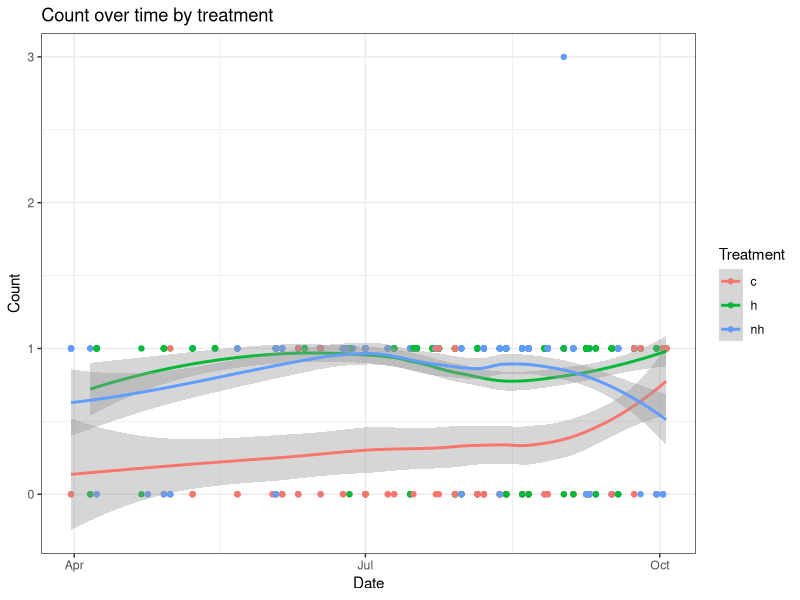

The R script that drew this image: (Note: this script raises an error after producing the figure.)
## ---- chunk 1
# Set global chunk options
# Hide messages and warnings by default, but display code and results
knitr::opts_chunk$set(echo = TRUE, message = FALSE, warning = FALSE)
## ---- chunk 2
# Load necessary libraries for data analysis and statistical modeling
# These packages provide essential functions for working with and analyzing the dataset
library(tidyverse)  # For data manipulation and visualization
library(lme4)       # For mixed effects models
library(car)        # For Anova function 
library(emmeans)    # For estimated marginal means (post-hoc tests)
library(readxl)     # For reading Excel files
library(dplyr)      # For data manipulation and joins

## ---- chunk 3

# Read in the datasets
insect_data <- read.csv("./data/raw/2024InsectData.csv")
flower_data <- read_excel("./data/raw/2024FlowerData.xlsx")
specimen_data <- read_excel("./data/raw/2024Specimens_Prelim_ID.xlsx")

# Examine the structure of each dataset to confirm column names
str(insect_data)
str(flower_data)
str(specimen_data)

# Join insect data with flower data using DateBlkTrtmnt key
insect_flower_joined <- insect_data %>%
  left_join(flower_data, by = "DateBlkTrtmnt")

# Join insect data with specimen data (Concat_DBT_sp_num matches DG_Spec_ID_code)
insect_specimen_joined <- insect_data %>%
  left_join(specimen_data, by = c("Concat_DBT_sp_num" = "DG_Spec_ID_code"))

# Create a comprehensive dataset joining all three tables
# First join insect and flower data, then join with specimen data
all_data_joined <- insect_data %>%
  left_join(flower_data, by = "DateBlkTrtmnt") %>%
  left_join(specimen_data, by = c("Concat_DBT_sp_num" = "DG_Spec_ID_code"))

#  Save the joined datasets
write_csv(insect_flower_joined, "insect_flower_joined.csv")
write_csv(insect_specimen_joined, "insect_specimen_joined.csv")
write_csv(all_data_joined, "all_data_joined.csv")


data<-insect_specimen_joined %>%
    select(Date, Block, Treatment, CountType, Insect.type, Jaime_Genus_ID.y, Jaime_Species_ID.y, Jaime_GenusSpeciesID.y, Jaime_Sex_ID.y, Count) %>% # Select relevant columns
  filter(!is.na(Count)) %>%  # Remove rows with missing Counts
  # Filter out rows where CountType is "snapshot"
  filter(CountType != "snapshot") %>%
  mutate(Date = as.Date(Date, format = "%d%b%Y"))  # Convert Date to Date type
  
## ---- chunk 4

# Convert categorical variables to factors
# R needs to know these are categorical for proper model specification
data$Block <- as.factor(data$Block)
data$Treatment <- as.factor(data$Treatment)
#data$species <- as.factor(data$species)
## ---- chunk 5
# Create a visualization of Counts over time by treatment
# This helps identify temporal patterns and treatment differences
ggplot(data, aes(x = Date, y = Count, color = Treatment)) +
  geom_point() +  # Plot individual data points
  geom_smooth(method = "loess") +  # Add smoothed trendlines for each treatment
  theme_bw() +  # Use a clean black and white theme for clarity
  labs(title = "Count over time by treatment",
       x = "Date", 
       y = "Count")
## ---- chunk 6
# Fit a Poisson GLM as the initial model for Count data
# Poisson distribution is commonly used for Count data, include Block as a Fixed Effect
model_poisson_block_fixed <- glm(Count ~ Treatment * Date + Block , # Include interaction between Treatment and Date
                    family = poisson(link = "log"), 
                    data = data)

# Check for overdispersion, which is common in ecological Count data
# Overdispersion occurs when variance exceeds the mean, if dispersion > 1.2, use negative binomial instead of Poisson
dispersion_stat <- sum(residuals(model_poisson, type = "pearson")^2) / df.residual(model_poisson)
print(paste("Dispersion statistic:", round(dispersion_stat, 2)))

# Summary of the model
summary(model_poisson_block_fixed)

# Model 2: Include Block as an interaction with Treatment
# This allows for treatment effects to vary across blocks
model_poisson_block_interaction <- glm(Count ~ Treatment * Date + Treatment * Block, 
                                      family = poisson(link = "log"), 
                                      data = data)

# Summary of the model with block interaction
summary(model_poisson_block_interaction)
  
## ---- chunk 7
# Conduct Type III ANOVA to test significance of main effects and interactions
# Type III tests each effect after controlling for all other effects
Anova(model_poisson_block_interacton, type = "III")
## ---- chunk 8
# Fit a mixed-effects model if Block should be treated as a random effect
# This acCounts for non-independence of observations within blocks
mixed_model <- glmer(Count ~ Treatment * Date  + (1|Block), 
                    family = poisson, 
                    data = data)

# Check if the mixed model converged properly
# Convergence issues are common in complex mixed models
if(is.null(mixed_model@optinfo$conv$lme4$messages)) {
  # If no convergence warnings, proceed with mixed model analysis
  # This indicates the model fitting was successful
  cat("Mixed effects model converged successfully\n")
  
  # Display detailed results of the mixed effects model
  # Shows fixed effects, random effects, and other parameters
  summary(mixed_model)
  
  # Conduct Type III ANOVA for the mixed model
  # Tests significance of effects in the mixed model framework
  car::Anova(mixed_model, type = "III")
} else {
  # If convergence issues occurred, fall back to the fixed effects model
  # This ensures we can still make valid inferences
  cat("Mixed effects model had convergence issues. Using fixed effects model instead.\n")
}
## ---- chunk 9
# Conduct post-hoc tests to compare treatment levels
# These provide pairwise comparisons with appropriate p-value adjustments
emmeans_result <- emmeans(final_model, pairwise ~ Treatment)
print(emmeans_result)


## ---- chunk 10
# Create a grid of values for prediction from the model
# This prepares data for visualizing model predictions
pred_data <- expand.grid(
  Treatment = unique(data$Treatment),  # Include all treatment levels
  Date = seq(min(data$Date), max(data$Date), length.out = 30),  # Create a sequence of dates
  species = unique(data$species)  # Include all species
)

# Add Block variable to prediction data
# Using the first block level for consistency in predictions
pred_data$Block <- levels(data$Block)[1]

# Generate model predictions on the response scale (Counts)
# Transform log predictions back to the original Count scale
pred_data$predicted <- predict(final_model, newdata = pred_data, type = "response")

# Create a visualization of model predictions over time
# This shows expected Counts for each treatment-species combination
ggplot(pred_data, aes(x = Date, y = predicted, color = Treatment)) +
  geom_line() +  # Connect predictions with lines
  facet_wrap(~ species, scales = "free_y") +  # Create separate panels for each species
  theme_bw() +  # Use clean black and white theme
  labs(title = "Predicted Counts over time by treatment and species",
       x = "Date", 
       y = "Predicted Count")
## ---- chunk 11
# Check model diagnostics with standard diagnostic plots
# These plots help assess if model assumptions are met
par(mfrow = c(2, 2))  # Set up a 2x2 grid of plots
plot(final_model)  # Create diagnostic plots for the final model
## ---- chunk 12
# Define a function to extract model fit statistics
# This collects key metrics to evaluate model performance
get_model_fit <- function(model) {
  list(
    AIC = AIC(model),  # Akaike Information Criterion - lower is better
    BIC = BIC(model),  # Bayesian Information Criterion - lower is better
    deviance = deviance(model),  # Model deviance - measure of fit
    df.residual = df.residual(model)  # Degrees of freedom remaining
  )
}

# Print the model fit statistics for the final model
# These help assess the overall quality of the model
print(get_model_fit(final_model))
